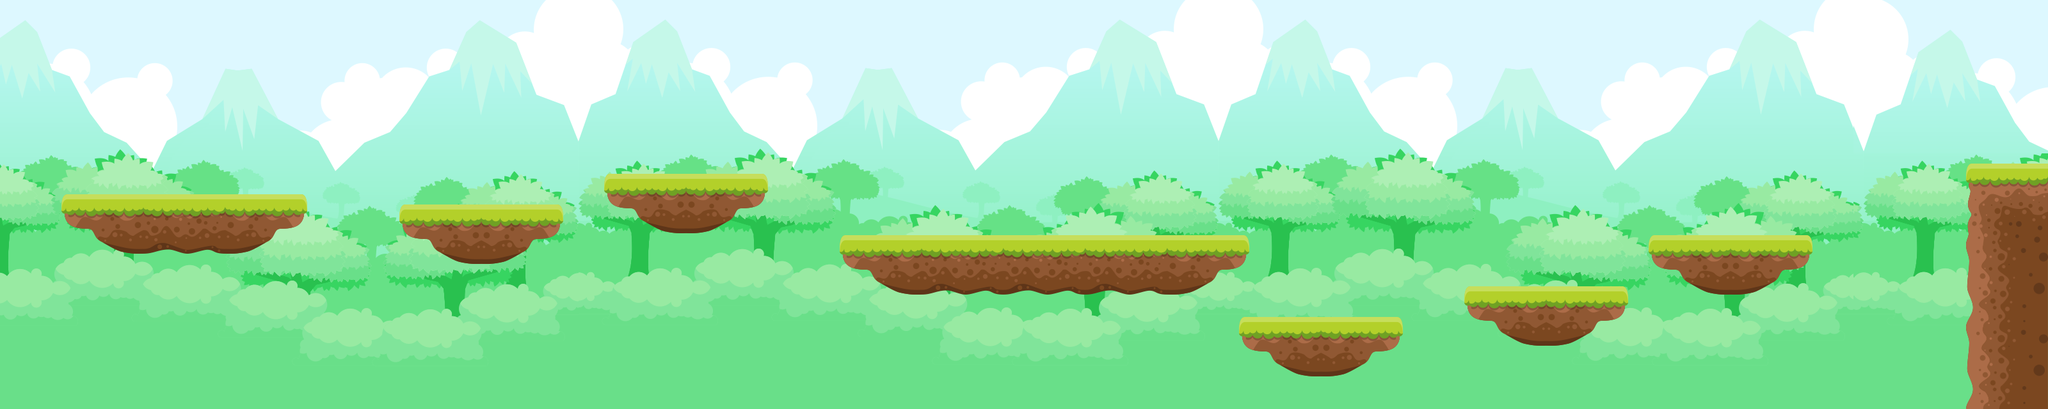

The image is a tile-based game level rendered from a .tmx file. Its description and source (layers, tilesets, objects; grid data summarised) follow:
An orthogonal 200x40 tile map with 16x16 px tiles, 2 tile layers (bkgnd, blocks), 8 tilesets.

<map version="1.0" orientation="orthogonal" renderorder="right-down" width="200" height="40" tilewidth="16" tileheight="16" nextobjectid="5">
 <tileset firstgid="1" name="BG" tilewidth="16" tileheight="16" tilecount="8602" columns="187">
  <image source="BG.png" width="3000" height="750" />
 </tileset>
 <tileset firstgid="8603" name="airledge1" tilewidth="16" tileheight="16" tilecount="48" columns="8">
  <image source="tiles/13.png" width="128" height="96" />
 </tileset>
 <tileset firstgid="8651" name="airledge2" tilewidth="16" tileheight="16" tilecount="48" columns="8">
  <image source="tiles/14.png" width="128" height="96" />
 </tileset>
 <tileset firstgid="8699" name="airledge3" tilewidth="16" tileheight="16" tilecount="48" columns="8">
  <image source="tiles/15.png" width="128" height="96" />
 </tileset>
 <tileset firstgid="8747" name="solid_ledge1" tilewidth="16" tileheight="16" tilecount="64" columns="8">
  <image source="tiles/4.png" width="128" height="128" />
 </tileset>
 <tileset firstgid="8811" name="solid_ledge2" tilewidth="16" tileheight="16" tilecount="64" columns="8">
  <image source="tiles/1.png" width="128" height="128" />
 </tileset>
 <tileset firstgid="8875" name="alakol_cliff_1" tilewidth="16" tileheight="16" tilecount="16" columns="8">
  <image source="tiles/alakol_cliff_1.png" width="130" height="32" />
 </tileset>
 <tileset firstgid="8891" name="bridge" tilewidth="16" tileheight="16" tilecount="132" columns="22">
  <image source="tiles/bridge.png" width="352" height="96" />
 </tileset>
 <layer name="bkgnd" width="200" height="40">
  <data>[8000 cells, 8000 non-empty, 7259 distinct tile ids]</data>
 </layer>
 <layer name="blocks" width="200" height="40">
  <data>[8000 cells, 1056 non-empty, 272 distinct tile ids]</data>
 </layer>
</map>
